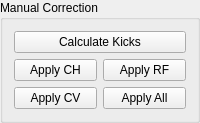
      <widget class="QGroupBox" name="GBManCorr">
       <property name="title">
        <string>Manual Correction</string>
       </property>
       <layout class="QGridLayout" name="GLManCorr">
        <item row="2" column="2">
         <widget class="PyDMPushButton" name="PyDMPBApplyRF">
          <property name="enabled">
           <bool>true</bool>
          </property>
          <property name="toolTip">
           <string/>
          </property>
          <property name="whatsThis">
           <string>
    Basic PushButton to send a fixed value.

    The PyDMPushButton is meant to hold a specific value, and send that value
    to a channel when it is clicked, much like the MessageButton does in EDM.
    The PyDMPushButton works in two different modes of operation, first, a
    fixed value can be given to the :attr:`.pressValue` attribute, whenever the
    button is clicked a signal containing this value will be sent to the
    connected channel. This is the default behavior of the button. However, if
    the :attr:`.relativeChange` is set to True, the fixed value will be added
    to the current value of the channel. This means that the button will
    increment a channel by a fixed amount with every click, a consistent
    relative move

    Parameters
    ----------
    pressValue : int, float, str
        Value to be sent when the button is clicked

    channel : str
        ID of channel to manipulate

    parent : QObject, optional
        Parent of PyDMPushButton

    label : str, optional
        String to place on button

    icon : QIcon, optional
        An Icon to display on the PyDMPushButton


    relative : bool, optional
        Choice to have the button peform a relative put, instead of always
        setting to an absolute value
    </string>
          </property>
          <property name="text">
           <string>Apply RF</string>
          </property>
          <property name="channel" stdset="0">
           <string>${PREFIX}ApplyKicks-Cmd</string>
          </property>
          <property name="pressValue" stdset="0">
           <string>2</string>
          </property>
         </widget>
        </item>
        <item row="3" column="2">
         <widget class="PyDMPushButton" name="PyDMPBApplyAll">
          <property name="enabled">
           <bool>true</bool>
          </property>
          <property name="toolTip">
           <string/>
          </property>
          <property name="whatsThis">
           <string>
    Basic PushButton to send a fixed value.

    The PyDMPushButton is meant to hold a specific value, and send that value
    to a channel when it is clicked, much like the MessageButton does in EDM.
    The PyDMPushButton works in two different modes of operation, first, a
    fixed value can be given to the :attr:`.pressValue` attribute, whenever the
    button is clicked a signal containing this value will be sent to the
    connected channel. This is the default behavior of the button. However, if
    the :attr:`.relativeChange` is set to True, the fixed value will be added
    to the current value of the channel. This means that the button will
    increment a channel by a fixed amount with every click, a consistent
    relative move

    Parameters
    ----------
    pressValue : int, float, str
        Value to be sent when the button is clicked

    channel : str
        ID of channel to manipulate

    parent : QObject, optional
        Parent of PyDMPushButton

    label : str, optional
        String to place on button

    icon : QIcon, optional
        An Icon to display on the PyDMPushButton


    relative : bool, optional
        Choice to have the button peform a relative put, instead of always
        setting to an absolute value
    </string>
          </property>
          <property name="text">
           <string>Apply All</string>
          </property>
          <property name="channel" stdset="0">
           <string>${PREFIX}ApplyKicks-Cmd</string>
          </property>
          <property name="pressValue" stdset="0">
           <string>3</string>
          </property>
         </widget>
        </item>
        <item row="2" column="1">
         <widget class="PyDMPushButton" name="PyDMPBApplyCH">
          <property name="enabled">
           <bool>true</bool>
          </property>
          <property name="toolTip">
           <string/>
          </property>
          <property name="whatsThis">
           <string>
    Basic PushButton to send a fixed value.

    The PyDMPushButton is meant to hold a specific value, and send that value
    to a channel when it is clicked, much like the MessageButton does in EDM.
    The PyDMPushButton works in two different modes of operation, first, a
    fixed value can be given to the :attr:`.pressValue` attribute, whenever the
    button is clicked a signal containing this value will be sent to the
    connected channel. This is the default behavior of the button. However, if
    the :attr:`.relativeChange` is set to True, the fixed value will be added
    to the current value of the channel. This means that the button will
    increment a channel by a fixed amount with every click, a consistent
    relative move

    Parameters
    ----------
    pressValue : int, float, str
        Value to be sent when the button is clicked

    channel : str
        ID of channel to manipulate

    parent : QObject, optional
        Parent of PyDMPushButton

    label : str, optional
        String to place on button

    icon : QIcon, optional
        An Icon to display on the PyDMPushButton


    relative : bool, optional
        Choice to have the button peform a relative put, instead of always
        setting to an absolute value
    </string>
          </property>
          <property name="text">
           <string>Apply CH</string>
          </property>
          <property name="channel" stdset="0">
           <string>${PREFIX}ApplyKicks-Cmd</string>
          </property>
          <property name="pressValue" stdset="0">
           <string>0</string>
          </property>
         </widget>
        </item>
        <item row="3" column="1">
         <widget class="PyDMPushButton" name="PyDMPBApplyCV">
          <property name="enabled">
           <bool>true</bool>
          </property>
          <property name="toolTip">
           <string/>
          </property>
          <property name="whatsThis">
           <string>
    Basic PushButton to send a fixed value.

    The PyDMPushButton is meant to hold a specific value, and send that value
    to a channel when it is clicked, much like the MessageButton does in EDM.
    The PyDMPushButton works in two different modes of operation, first, a
    fixed value can be given to the :attr:`.pressValue` attribute, whenever the
    button is clicked a signal containing this value will be sent to the
    connected channel. This is the default behavior of the button. However, if
    the :attr:`.relativeChange` is set to True, the fixed value will be added
    to the current value of the channel. This means that the button will
    increment a channel by a fixed amount with every click, a consistent
    relative move

    Parameters
    ----------
    pressValue : int, float, str
        Value to be sent when the button is clicked

    channel : str
        ID of channel to manipulate

    parent : QObject, optional
        Parent of PyDMPushButton

    label : str, optional
        String to place on button

    icon : QIcon, optional
        An Icon to display on the PyDMPushButton


    relative : bool, optional
        Choice to have the button peform a relative put, instead of always
        setting to an absolute value
    </string>
          </property>
          <property name="text">
           <string>Apply CV</string>
          </property>
          <property name="channel" stdset="0">
           <string>${PREFIX}ApplyKicks-Cmd</string>
          </property>
          <property name="pressValue" stdset="0">
           <string>1</string>
          </property>
         </widget>
        </item>
        <item row="1" column="1" colspan="2">
         <widget class="PyDMPushButton" name="PyDMPBCalcKicks">
          <property name="enabled">
           <bool>true</bool>
          </property>
          <property name="toolTip">
           <string/>
          </property>
          <property name="whatsThis">
           <string>
    Basic PushButton to send a fixed value.

    The PyDMPushButton is meant to hold a specific value, and send that value
    to a channel when it is clicked, much like the MessageButton does in EDM.
    The PyDMPushButton works in two different modes of operation, first, a
    fixed value can be given to the :attr:`.pressValue` attribute, whenever the
    button is clicked a signal containing this value will be sent to the
    connected channel. This is the default behavior of the button. However, if
    the :attr:`.relativeChange` is set to True, the fixed value will be added
    to the current value of the channel. This means that the button will
    increment a channel by a fixed amount with every click, a consistent
    relative move

    Parameters
    ----------
    pressValue : int, float, str
        Value to be sent when the button is clicked

    channel : str
        ID of channel to manipulate

    parent : QObject, optional
        Parent of PyDMPushButton

    label : str, optional
        String to place on button

    icon : QIcon, optional
        An Icon to display on the PyDMPushButton


    relative : bool, optional
        Choice to have the button peform a relative put, instead of always
        setting to an absolute value
    </string>
          </property>
          <property name="text">
           <string>Calculate Kicks</string>
          </property>
          <property name="channel" stdset="0">
           <string>${PREFIX}CalcCorr-Cmd</string>
          </property>
          <property name="pressValue" stdset="0">
           <string>1</string>
          </property>
         </widget>
        </item>
       </layout>
      </widget>
